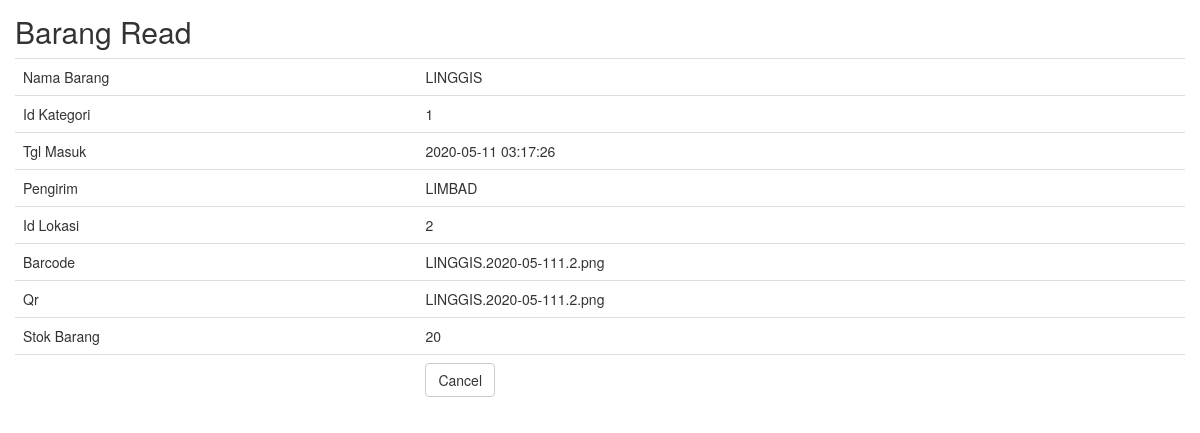
Screenshot of /barang/read/22 with the database file from the repository.
### tables this page shows
CREATE TABLE `barang` (
  `id_barang` int(10) NOT NULL,
  `nama_barang` varchar(50) NOT NULL,
  `id_kategori` int(10) NOT NULL,
  `tgl_masuk` datetime NOT NULL,
  `pengirim` varchar(50) NOT NULL,
  `id_lokasi` int(10) NOT NULL,
  `barcode` varchar(100) NOT NULL,
  `qr` varchar(100) NOT NULL,
  `stok` int(100) DEFAULT NULL
);

### application/controllers/Barang.php (called while the page is built, shortened)
<?php
class Barang extends CI_Controller
{
    function __construct()
    {
        $this->load->model('Barang_model');
        $this->load->library('form_validation');
    }
    public function read($id)
    {
        $row = $this->Barang_model->get_by_id($id);
        if ($row) {
            $data = array(
		'id_barang' => $row->id_barang,
		'nama_barang' => $row->nama_barang,
		'id_kategori' => $row->id_kategori,
		'tgl_masuk' => $row->tgl_masuk,
		'pengirim' => $row->pengirim,
		'id_lokasi' => $row->id_lokasi,
		'barcode' => $row->barcode,
		'qr' => $row->qr,
        'stok' => $row->stok,
	    );
            $this->load->view('barang/barang_read', $data);
        } else {
            $this->session->set_flashdata('message', 'Record Not Found');
            redirect(site_url('barang'));
        }
    }
}

### index.php (called while the page is built, shortened)
<?php
require_once BASEPATH.'core/CodeIgniter.php';

### application/models/Barang_model.php (called while the page is built, shortened)
<?php
class Barang_model extends CI_Model
{
    public $table = 'barang';
    public $id = 'id_barang';
    function get_by_id($id)
    {
        $this->db->where($this->id, $id);
        return $this->db->get($this->table)->row();
    }
}

### application/views/barang/barang_read.php (the view, shortened to what this page needs)
<!doctype html>
<html>
    <head>
        <link rel="stylesheet" href="<?php echo base_url('assets/bootstrap/css/bootstrap.min.css') ?>"/>
    </head>
    <body>
        <h2 style="margin-top:0px">Barang Read</h2>
        <table class="table">
	    <tr><td>Nama Barang</td><td><?php echo $nama_barang; ?></td></tr>
	    <tr><td>Id Kategori</td><td><?php echo $id_kategori; ?></td></tr>
	    <tr><td>Tgl Masuk</td><td><?php echo $tgl_masuk; ?></td></tr>
	    <tr><td>Pengirim</td><td><?php echo $pengirim; ?></td></tr>
	    <tr><td>Id Lokasi</td><td><?php echo $id_lokasi; ?></td></tr>
	    <tr><td>Barcode</td><td><?php echo $barcode; ?></td></tr>
	    <tr><td>Qr</td><td><?php echo $qr; ?></td></tr>
        <tr><td>Stok Barang</td><td><?php echo $stok; ?></td></tr>
	    <tr><td></td><td><a href="<?php echo site_url('barang') ?>" class="btn btn-default">Cancel</a></td></tr>
	</table>
        </body>
</html>

### application/views/barang/barang_read.php (style rules this page uses)
body { padding: 15px; }

### rows the page displays
barang: nama_barang "LINGGIS", id_kategori "1", tgl_masuk "2020-05-11 03:17:26", pengirim "LIMBAD", id_lokasi "2", barcode "LINGGIS.2020-05-111.2.png", qr "LINGGIS.2020-05-111.2.png", stok "20"
